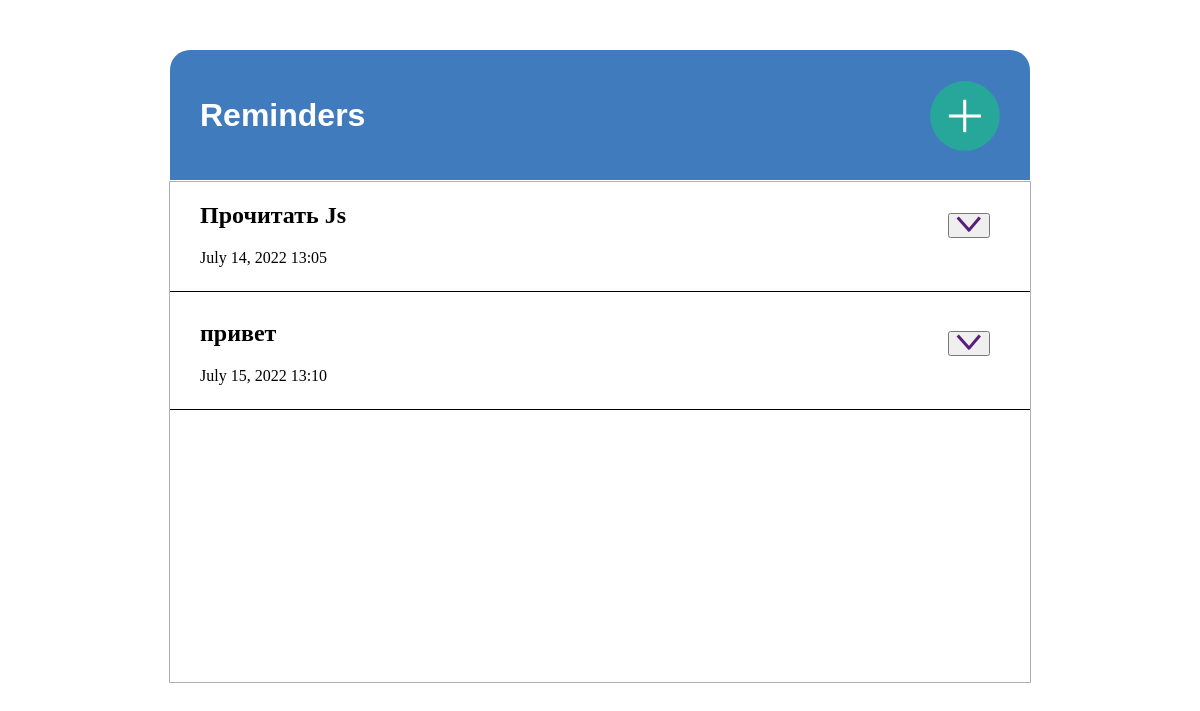
The page / on the database its author committed.
### reminder/models.py (models this page shows, shortened)
class Notification(models.Model):
    def default_start_time():
        now = datetime.time(hour=8, minute=0)
        return now
    text_reminder = models.CharField(max_length=255)
    user_mail = models.EmailField(max_length=60)
    date_creation = models.DateTimeField(auto_now_add=True)
    date_notification = models.DateField(auto_now=False)
    time_notification = models.TimeField(max_length=16, default=default_start_time)

### reminder/views.py (the view)
# urls.py: path("", home_page, name='index'),
def home_page(request):
    form = NotificationForm()
    notifications = Notification.objects.all().order_by("-id")
    return render(request, 'reminder/main.html', {'form': form, 'notifications': notifications})

### reminder/templates/reminder/main.html (shortened to what this page needs)
<!DOCTYPE html>
{% load static %}
<html lang="en">
<head>
    <link type="text/css" href="{% static 'reminder/css/main.css' %}" rel="stylesheet" />
    <link rel="stylesheet" href="https://snipp.ru/cdn/jqueryui/1.12.1/jquery-ui.min.css">
</head>
<body>
    <header class="header">
        <div class="wrapper">
            <div class="header__wrapper">
                <div class="header__logo">
                    <h1>Reminders</h1>
                </div>
                <div class="header__add">
                    <a href="#!" id="open-popup-1" class="header__link">
                        <img src="static/reminder/img/circle1.svg" alt="add entry" class="places__card-pic">
                    </a>
                </div>
            </div>
        </div>
    </header>
    <main class="main">
        <section class="intro" id="sign-in">
            <div class="wrapper_main">
                {% block content %}
                    {% for i in notifications %}
                    <div class="wrapper_info_reminder">
                        <div class="info_reminder">
                            <h2>{{i.text_reminder}}</h2>
                            <p>{{i.date_notification}} {{i.time_notification|date:'H:i'}}</p>
                        </div>
                        <div class="wrapper_link_info">
                            <button type="submit" data-id="{{ i.id }}" class="todo-list__burger-item">
                                <img class="arrow_add_remove_reminder" src="static/reminder/img/arrow.svg" alt="arrow">
                            </button>
                        </div>
                    </div>
                    <hr color="black" size="small">
                    {% endfor %}
                {% endblock %}
            </div>
        </section>
    </main>
    <link rel="stylesheet" href="https://weareoutman.github.io/clockpicker/dist/jquery-clockpicker.min.css"></link>
</body>
</html>

### reminder/static/reminder/css/main.css (style rules this page uses)
body { margin: 0; padding: 0; box-sizing: border-box; background: white; }
.header { margin-top: 50px; position: fixed; top: 0; left: 0; width: 100%; padding-bottom: 20px; }
h1 { color: white; font-family: 'Gill Sans', 'Gill Sans MT', Calibri, 'Trebuchet MS', sans-serif; }
.wrapper { max-width: 860px; margin: 0 auto; }
.header__wrapper { display: flex; flex-wrap: wrap; align-items: flex-end; justify-content: space-between; height: 130px; background-color: rgb(64, 123, 189); border-radius: 20px 20px 0px 0px; }
.header__logo { margin-left: 30px; margin-bottom: 25px; }
.places__card-pic { width: 70px; height: 70px; margin-right: 30px; margin-bottom: 25px; }
.wrapper_main { overflow: auto; max-width: 860px; height: 500px; margin: 0 auto; border: 1px solid rgb(181, 175, 175) }
.intro { position: fixed; top: 0; left: 0; right: 0; margin-top: 181px; height: 150vh; background-size: cover; }
.info_reminder { padding-left: 30px; }
.wrapper_info_reminder { display: flex; flex-wrap: wrap; justify-content: space-between; align-items: flex-end; position: relative; }
.wrapper_link_info { padding-bottom: 45px; padding-right: 40px; position: absolute; right: 0; }

### rows shown on the page
Notification: text_reminder "Прочитать Js", date_notification "July 14, 2022", time_notification "13:05"
Notification: text_reminder "привет", date_notification "July 15, 2022", time_notification "13:10"
